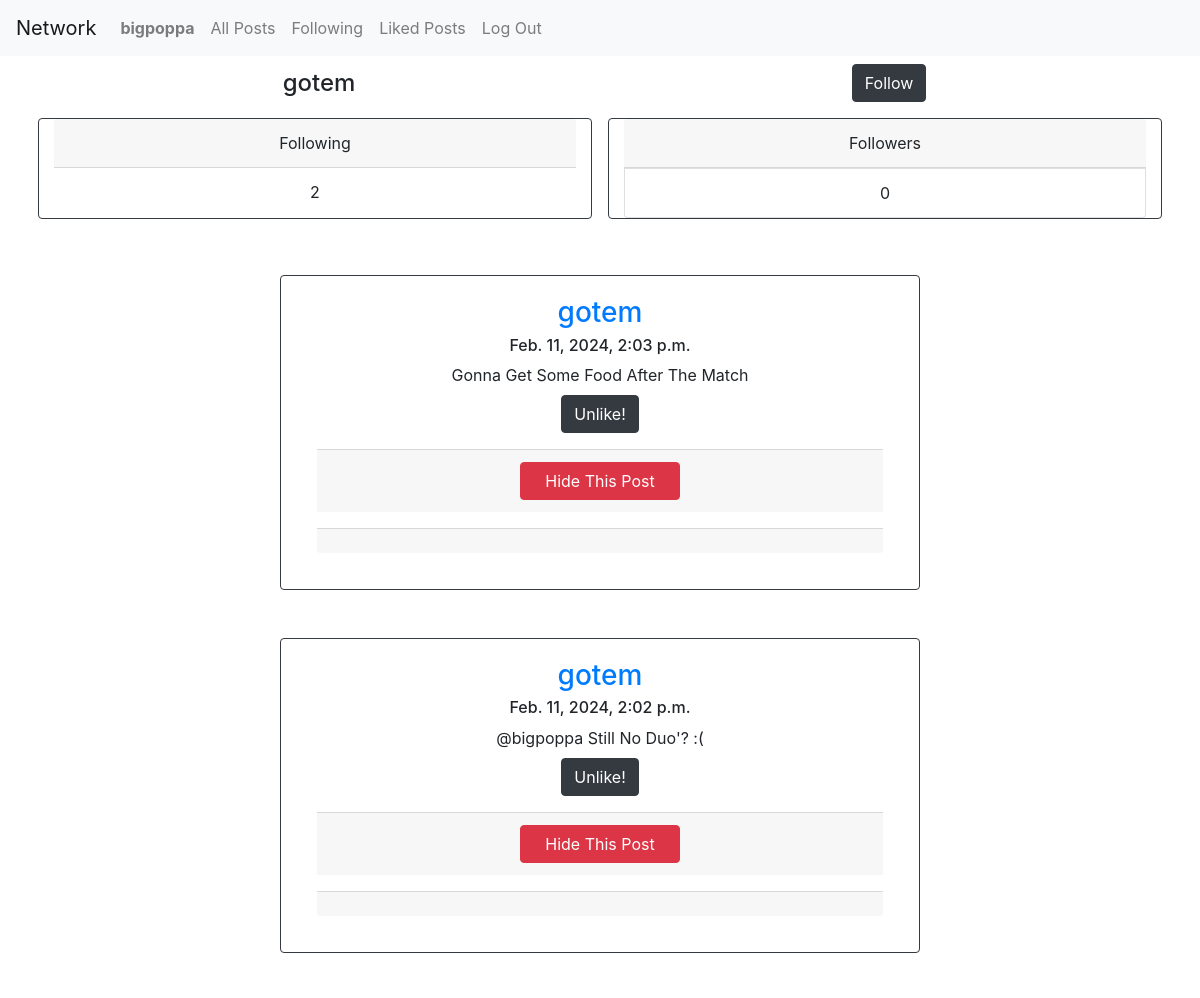
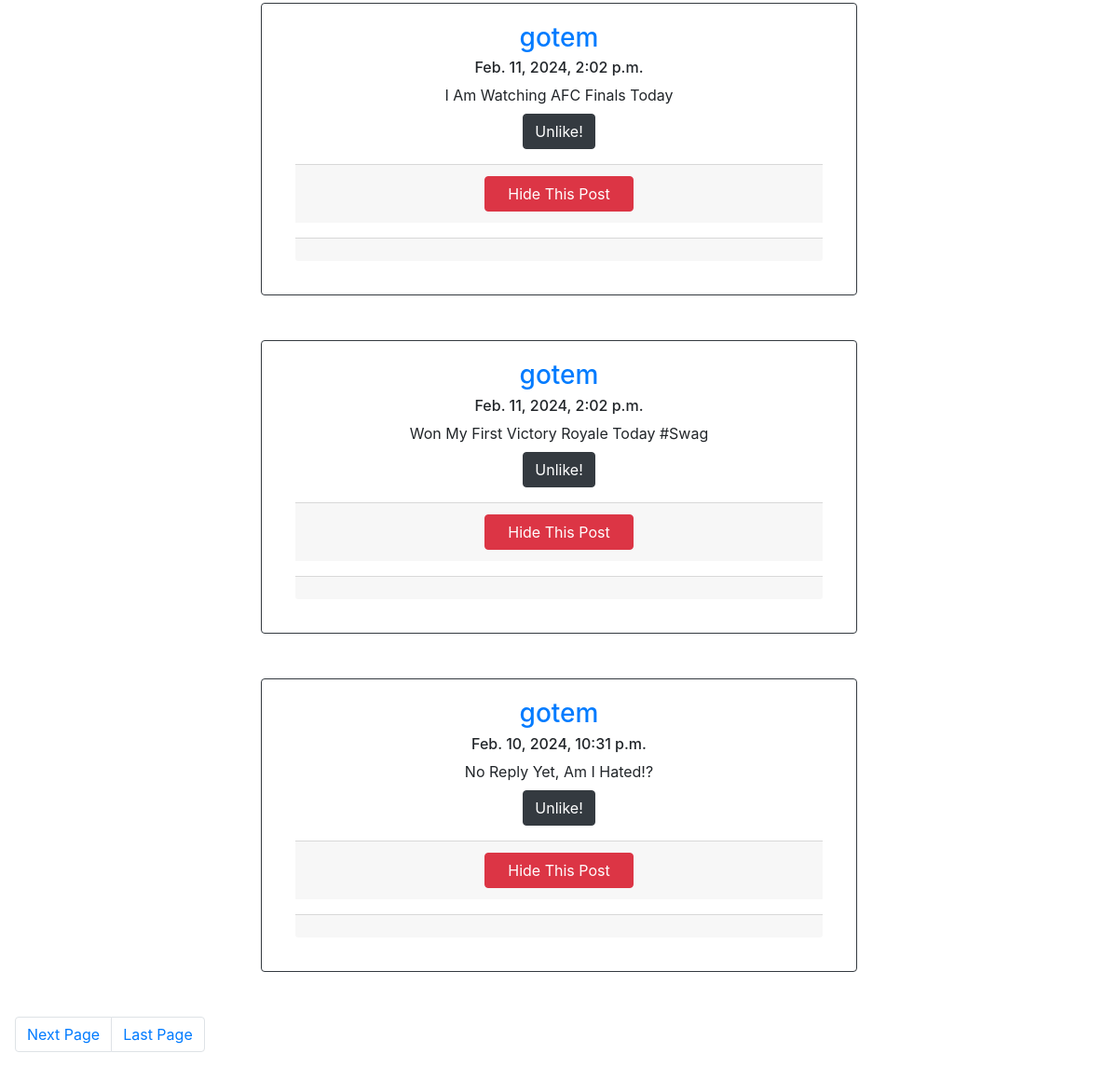
The page /profile/2 (signed in) on the database its author committed (2 pictures, top to bottom).
### network/models.py (models this page shows, shortened)
class User(AbstractUser):
    pass

class Post(models.Model):
    creator = models.ForeignKey(User, on_delete=models.CASCADE, related_name='posts')
    content = models.CharField(max_length = 180)
    created = models.DateTimeField(auto_now=True)
    updated = models.DateTimeField(auto_now=True)
    class Meta:
        ordering = ["-created"]

### network/views.py (the view, shortened to what this page needs)
# urls.py: path("profile/<int:pk>", views.ProfilePage.as_view(), name="profile-page"),
class ProfilePage(LoginRequiredMixin, View):
    def follow_check(self, request, user):
        if len(user.followers.values().filter(user=request.user.id)):
            isFollowing = True
        else:
            isFollowing = False
        return isFollowing
    def display(self, request, user):
        paginator = Paginator(user.posts.all(), 5)
        pg_num = request.GET.get('page', 1)
        pg_obj = paginator.get_page(pg_num)
        return pg_obj
    def get(self, request, pk):
        user = get_object_or_404(User, id=pk)
        pg_obj = self.display(request, user)
        following = user.following.values().count()
        followers = user.followers.values().count()
        whoYouLiked = get_likes(request)
        context = {'p_user': user, 'pg_posts': pg_obj, 'following': following, 'followers': followers, 'isFollowing': self.follow_check(request, user), 'e_form': CreatePost(), 'whoYouLiked': whoYouLiked}
        return render(request, "network/profile.html", context)

### network/views.py (called while the page is built)
def get_likes(request):
    if request.user.is_authenticated:
        user = get_object_or_404(User, id=request.user.id)
        return list(user.liked.all().values_list('post', flat=True))
    else:
        return []

### network/templates/network/profile.html (shortened to what this page needs)
{% extends "network/layout.html" %}
{% block body %}
    {% if p_user != request.user %}
        <div class="container text-center">
            <div class="row py-0" style="align-items:center;">
                <h4 class="col-sm m-2 mb-0">{{p_user}}</h4>
                <div class="col-sm mx-auto m-2 mt-0">
                    <form action="{% url 'profile-page' p_user.id %}" method="POST">
                        <button type="submit" class="btn btn-dark">{% if isFollowing %} Unfollow {% else %} Follow {% endif %}</button>
                    </form>
                </div>
            </div>
        </div>
    {% endif %}
    <div class="container text-center">
        <div class="row row-cols-1">
            <div class="card text-bg-dark border-dark col-sm m-2">
                <div class="card-header">Following</div>
                <ul class="list-group list-group-flush">
                    <li class="list-group-item">{{following}}</li>
                </ul>
            </div>
            <div class="card border-dark col-sm m-2">
                <div class="card-header">Followers</div>
                    <li class="list-group-item">{{followers}}</li>
            </div>
        </div>
    </div>
    {% for post in pg_posts %}
        <div id="post-{{post.id}}" class="card text-center border-dark mx-auto m-5" style="max-width: 40rem">
            <div class="card-body">
            <a href="{% url 'profile-page' post.creator.id %}"><h3 class="card-title">{{post.creator}}</h3></a>
            <h6 class="card-subtitle">{{post.created}}</h6>
            <div id="hide-{{post.id}}" class="to-hide m-2"><p class="card-text">{{post.content}}</p></div>
            {% if request.user != post.creator %}
                <div>
                    <button id="lepostah-{{post.id}}" data-lpostah="{{post.id}}" class="btn btn-dark liker">{% if post.id in whoYouLiked %}Unlike!{%else%}Like!{%endif%}</button>
                </div>
            {% endif %}
            <div class="card-footer m-3"><button data-destroy-id="{{post.id}}" class="btn btn-danger hider" style="width: 10rem">Hide This Post</button></div>
            <div class="card-footer m-3">{% if request.user == post.creator %}<button data-post-id="{{post.id}}" class="btn btn-primary editor" style="width: 10rem">Edit Post</button>{% endif %}</div>
            </div>
        </div>
    {% empty %}
        <h2 class="m-5" style="color:red">THERE ARE NO POSTS RN</h2>
    {% endfor %}
    <nav aria-label="Page navigation example">
        <ul class="pagination mx-3">
            {% if pg_posts.has_next %}
                <li class="page-item"><a class="page-link" href="?page={{pg_posts.next_page_number}}">Next Page</a></li>
                <li class="page-item"><a class="page-link" href="?page={{pg_posts.paginator.num_pages}}">Last Page</a></li>
            {% endif %}
        </ul>
    </nav>
{% endblock %}

### network/templates/network/layout.html (shortened to what this page needs)
{% load static %}
<!DOCTYPE html>
<html lang="en">
    <head>
        <link rel="stylesheet" href="https://stackpath.bootstrapcdn.com/bootstrap/4.4.1/css/bootstrap.min.css">
        <link href="{% static 'network/styles.css' %}" rel="stylesheet">
    </head>
    <body>
        <nav class="navbar navbar-expand-lg navbar-light bg-light">
            <a class="navbar-brand" href="#">Network</a>
            <div>
              <ul class="navbar-nav mr-auto">
                {% if user.is_authenticated %}
                    <li class="nav-item">
                        <a class="nav-link" href="{% url 'profile-page' user.id %}"><strong>{{ user.username }}</strong></a>
                    </li>
                {% endif %}
                <li class="nav-item">
                  <a class="nav-link" href="{% url 'index' %}">All Posts</a>
                </li>
                {% if user.is_authenticated %}
                    <li class="nav-item">
                        <a class="nav-link" href="{% url 'following-page' %}">Following</a>
                    </li>
                    <li class="nav-item">
                        <a class="nav-link" href="{% url 'liked-posts' %}">Liked Posts</a>
                    </li>
                    <li class="nav-item">
                        <a class="nav-link" href="{% url 'logout' %}">Log Out</a>
                    </li>
                {% endif %}
              </ul>
            </div>
          </nav>
        {% block body %}
        {% endblock %}
    </body>
</html>

### rows shown on the page
User: username "bigpoppa"
User: username "gotem"
Post: creator "gotem", created "Feb. 11, 2024, 2:03 p.m.", content "Gonna Get Some Food After The Match", shows "Unlike!"
Post: creator "gotem", created "Feb. 11, 2024, 2:02 p.m.", content "@bigpoppa Still No Duo'? :(", shows "Unlike!"
Post: creator "gotem", created "Feb. 11, 2024, 2:02 p.m.", content "I Am Watching AFC Finals Today", shows "Unlike!"
Post: creator "gotem", created "Feb. 11, 2024, 2:02 p.m.", content "Won My First Victory Royale Today #Swag", shows "Unlike!", {{ post.id }} 10 (drawn)
Post: creator "gotem", created "Feb. 10, 2024, 10:31 p.m.", content "No Reply Yet, Am I Hated!?", shows "Unlike!"

### other values the page prints
{{ following }} "2"
{{ followers }} "0"
